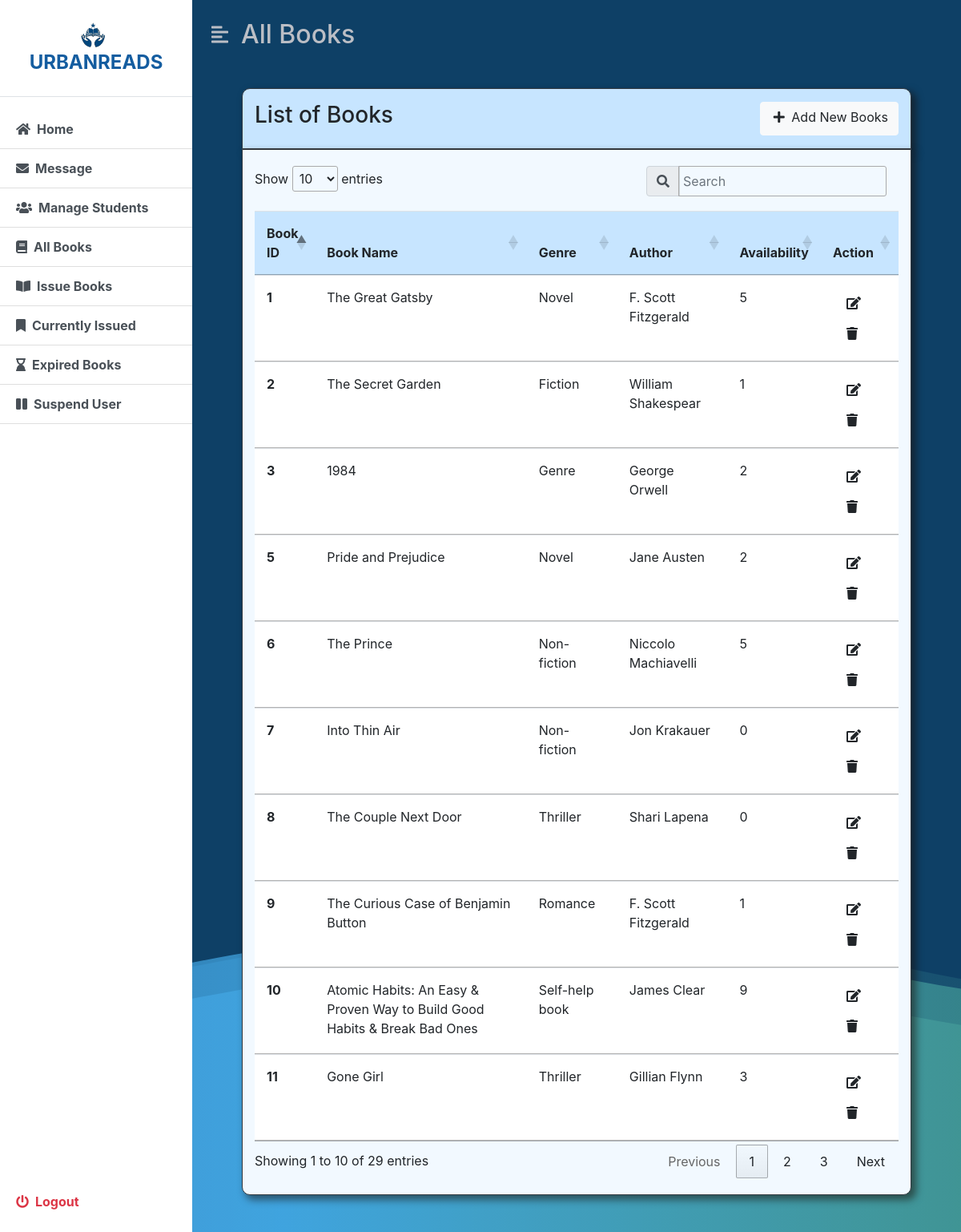
Screenshot of /admin/allBooks.php (signed in) with the database file from the repository.
### tables this page shows
CREATE TABLE `books` (
  `book_id` int(11) NOT NULL,
  `title` varchar(100) NOT NULL,
  `author` varchar(50) NOT NULL,
  `genre` varchar(30) NOT NULL,
  `ISBN` varchar(16) NOT NULL,
  `summary` text NOT NULL,
  `copies` int(5) NOT NULL,
  `file_name` varchar(255) NOT NULL
);

### admin/allBooks.php (the view, shortened to what this page needs)
<?php
include('../dbconfig.php');
?>
<!DOCTYPE html>
<html lang="en">
<head>
    <link rel="stylesheet" href="includes/style.css">
    <link rel="stylesheet" href="Bootsrap\css\bootstrap.min.css">
    <link rel="stylesheet" href="https://cdnjs.cloudflare.com/ajax/libs/font-awesome/5.15.3/css/all.min.css" />
    <link rel="stylesheet" href="https://cdn.datatables.net/1.13.6/css/jquery.dataTables.min.css">
    <link rel="stylesheet" href="https://maxcdn.bootstrapcdn.com/bootstrap/4.5.2/css/bootstrap.min.css">
</head>
<body>
    <div class="background-container">
        <div class="d-flex" id="wrapper">
            <?php include('includes/sidebar.php'); ?>
            <div id="page-content-wrapper" class="scrollable-content">
                <nav class="navbar navbar-expand-lg navbar-light bg-transparent py-4 px-4">
                    <div class="d-flex align-items-center">
                        <i class="fas fa-align-left second-text fs-4 me-3" id="menu-toggle"></i>
                        <h2 class="fs-2 m-0 second-text">All Books</h2>
                    </div>
                </nav>
                <div class="container-fluid px-4">
                    <form action="" method="post" class="post">
                    <br>
                        <div class="container col-md-11 top border border-dark">
                            <div class="d-flex justify-content-between my-3">
                                <h3>List of Books</h3>
                                <div class="d-flex">
                                    <a href="addBook.php" class="btn btn-light"><i class="fa fa-plus mx-1"></i> Add New Books</a>
                                </div>
                            </div>
                        </div>
                        <div class="container col-md-11 main border border-dark">
                            <table class="table table-bordered-dark" id="tbl-books">
                                <thead>
                                    <tr>
                                        <th>Book ID</th>
                                        <th>Book Name</th>
                                        <th>Genre</th>
                                        <th>Author</th>
                                        <th>Availability</th>
                                        <th>Action</th>
                                    </tr>
                                </thead>
                                <tbody>
                                <?php
                                  try {
                                            $displayBook = "SELECT * FROM books";
                                            $stmt = $pdo->prepare($displayBook);
                                            $stmt->execute();
                                            $rows = $stmt->fetchAll(PDO::FETCH_OBJ);
                                            if($stmt->rowCount() > 0){
                                            foreach ($rows as $row) {
                                            $id = $row->book_id;
                                            $title = $row->title;
                                            $author = $row->author;
                                            $genre = $row->genre;
                                            $copies = $row->copies;
                                    echo '<tr>
                                        <th>'. $id .'</th>
                                        <td> '. $title .'</td>
                                        <td>'. $genre .'</td>
                                        <td>'. $author .' </td>
                                        <td>'. $copies .'</td>
                                        <td>
                                            <a href="updateBook.php?id='. $id .'" class="btn mx-auto" data-toggle="tooltip" title="Update Book Information">
                                                <i class="fa fa-edit mx-1"></i>
                                            </a>
                                            <a class="btn mx-auto" data-toggle="tooltip" title="Delete Book" onclick="deleteBook(\'' . $id . '\')">
                                                <i class="fa fa-trash mx-1"></i>
                                            </a>
                                        </td>
                                    </tr>';
                                        }
                                        }else{
                                                echo "<script> swal('Error!', 'There is no available book at the moment', 'error'); </script>";
                                            }
                                        } catch (Throwable $th) {
                                            throw $th;
                                        }
                                ?>
                                </tbody>
                            </table>
                        </div>
                    </form>
                    <br>
                    <br>
                </div>
            </div>
        </div>
    </div>
    <link href="https://maxcdn.bootstrapcdn.com/bootstrap/4.5.2/css/bootstrap.min.css" rel="stylesheet">
</body>
</html>

### admin/includes/style.css (style rules this page uses)
:root { --main-bg-color: #002a9d; --main-text-color: #145DA0; --second-text-color: #bbbec5; --second-bg-color: #93ABBF; }
.second-text { color: var(--second-text-color); }
.main { background: #F2F9FF; border: 3px; border-bottom-left-radius: 10px; border-bottom-right-radius: 10px; box-shadow: 5px 5px 10px 1px rgba(23, 10, 0, 0.5); }
.top { background: #C7E5FF; border-top-left-radius: 10px; border-top-right-radius: 10px; box-shadow: 5px 5px 10px 1px rgba(23, 10, 0, 0.5); }
.background-container { position: relative; width: 100%; height: 100vh; overflow: hidden; }
.scrollable-content { height: calc(100vh); overflow-y: auto; }
table.dataTable tbody th, table.dataTable tbody td { padding: 15px !important; }
table.dataTable thead th { padding: 15px !important; background-color: #C7E5FF; }
#wrapper { overflow-x: hidden; background-color: #0e4066; }
#page-content-wrapper { min-width: 100vw; }
#menu-toggle { cursor: pointer; }
.background-container { position: fixed; top: 0; left: 0; width: 100%; height: 100%; overflow: hidden; z-index: -1; }
@media (min-width: 768px) { #page-content-wrapper { min-width: 0; width: 100%; } }

### rows the page displays
books: book_id "1", title "The Great Gatsby", genre "Novel", author "F. Scott Fitzgerald", copies "5"
books: book_id "2", title "The Secret Garden", genre "Fiction", author "William Shakespear", copies "1"
books: book_id "3", title "1984", genre "Genre", author "George Orwell", copies "2"
books: book_id "5", title "Pride and Prejudice", genre "Novel", author "Jane Austen", copies "2"
books: book_id "6", title "The Prince", genre "Non-fiction", author "Niccolo Machiavelli", copies "5"
books: book_id "7", title "Into Thin Air", genre "Non-fiction", author "Jon Krakauer", copies "0"
books: book_id "8", title "The Couple Next Door", genre "Thriller", author "Shari Lapena", copies "0"
books: book_id "9", title "The Curious Case of Benjamin Button", genre "Romance", author "F. Scott Fitzgerald", copies "1"
books: book_id "10", title "Atomic Habits: An Easy & Proven Way to Build Good Habits & Break Bad Ones", genre "Self-help book", author "James Clear", copies "9"
books: book_id "11", title "Gone Girl", genre "Thriller", author "Gillian Flynn", copies "3"
